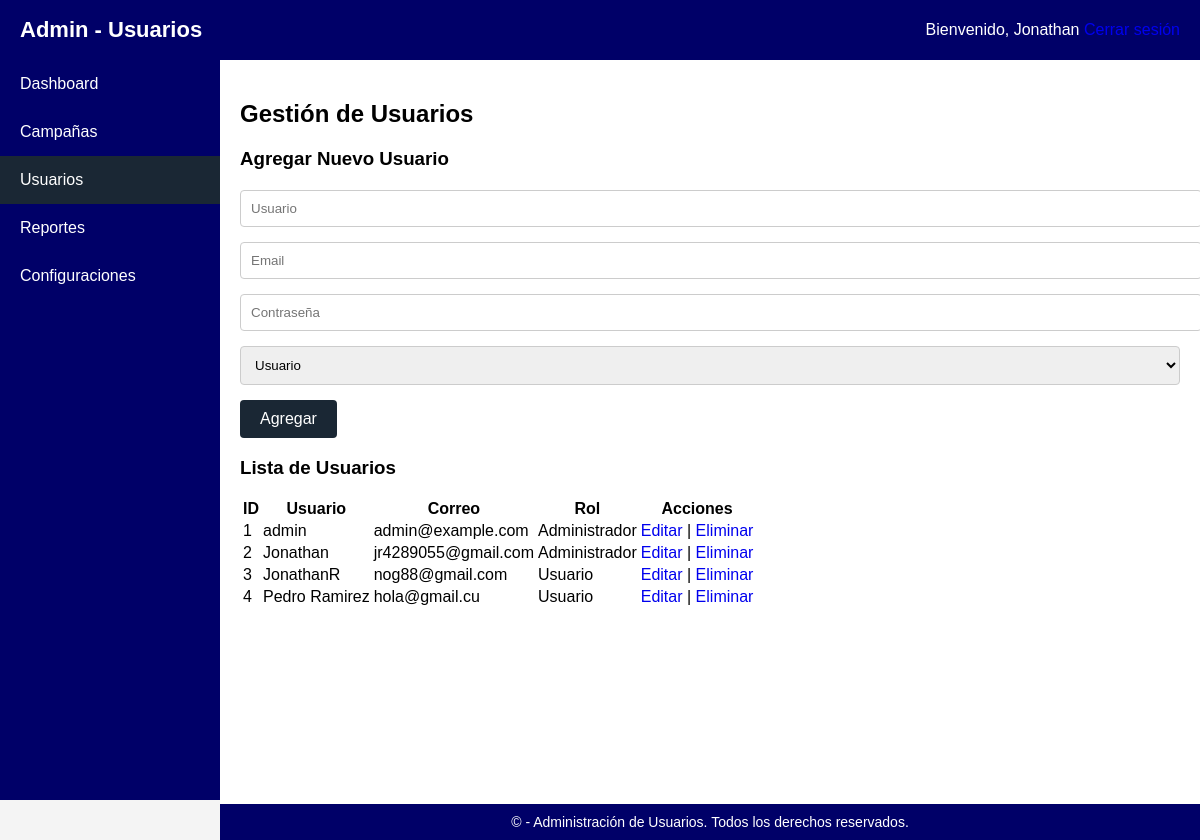
The app's page /admin/users (signed in) with its own data.
### app.py (models this page shows, shortened)
class Usuario(db.Model):
    id = db.Column(db.Integer, primary_key=True)
    username = db.Column(db.String(80), unique=True, nullable=False)
    email = db.Column(db.String(120), unique=True, nullable=False)
    password_hash = db.Column(db.String(128))
    role = db.Column(db.String(10), default='user')

### app.py (the view)
@app.route('/admin/users')
def admin_users():
    if session.get('logged_in') and session.get('role') == 'admin':
        users = Usuario.query.all()
        return render_template('admin/admin_users.html', admin_user=session.get('username'), users=users)
    flash("Debe iniciar sesión como administrador", "error")
    return redirect(url_for('login'))

### templates/admin/admin_users.html (shortened to what this page needs)
<!DOCTYPE html>
<html lang="es">
<head>
    <link rel="stylesheet" href="{{ url_for('static', filename='admin.css') }}">
</head>
<body>
    <div class="header">
        <div class="logo">Admin - Usuarios</div>
        <div class="header-right">
            <span>Bienvenido, {{ admin_user }}</span>
            <a href="{{ url_for('logout') }}">Cerrar sesión</a>
        </div>
    </div>
    <div class="sidebar">
        <ul>
            <li><a href="{{ url_for('admin_dashboard') }}">Dashboard</a></li>
            <li><a href="{{ url_for('admin_campaigns') }}">Campañas</a></li>
            <li class="active"><a href="{{ url_for('admin_users') }}">Usuarios</a></li>
            <li><a href="{{ url_for('admin_reports') }}">Reportes</a></li>
            <li><a href="{{ url_for('admin_settings') }}">Configuraciones</a></li>
        </ul>
    </div>
    <div class="main-content">
        <h2>Gestión de Usuarios</h2>
        <div class="user-form">
            <h3>Agregar Nuevo Usuario</h3>
           <form action="{{ url_for('add_user') }}" method="POST">
                <input type="text" name="username" placeholder="Usuario" required>
                <input type="email" name="email" placeholder="Email" required>
                <input type="password" name="password" placeholder="Contraseña" required>
                <select name="role" required>
                    <option value="user" selected>Usuario</option>
                </select>
                <button type="submit">Agregar</button>
            </form>
        </div>
        <h3>Lista de Usuarios</h3>
        <table>
            <thead>
                <tr>
                    <th>ID</th>
                    <th>Usuario</th>
                    <th>Correo</th>
                    <th>Rol</th>
                    <th>Acciones</th>
                </tr>
            </thead>
            <tbody>
                {% for user in users %}
                <tr>
                    <td>{{ user.id }}</td>
                    <td>{{ user.username }}</td>
                    <td>{{ user.email }}</td>
                    <td>
                    {% if user.role == 'admin' %}
                        Administrador
                    {% else %}
                        Usuario
                    {% endif %}
                    </td>
                    <td>
                        <a href="{{ url_for('edit_user', user_id=user.id) }}">Editar</a> |
                        <a href="{{ url_for('delete_user', user_id=user.id) }}" onclick="return confirm('¿Confirma eliminar este usuario?');">Eliminar</a>
                    </td>
                </tr>
                {% endfor %}
            </tbody>
        </table>
    </div>
    <div class="footer">
        &copy; {{ year }} - Administración de Usuarios. Todos los derechos reservados.
    </div>
</body>
</html>

### static/admin.css (style rules this page uses)
body { font-family: Arial, sans-serif; margin: 0; padding: 0; background-color: #f4f4f4; }
a { text-decoration: none; }
.header, #main-header { background-color: #000068; color: #FFFFFF; padding: 15px 20px; display: flex; align-items: center; justify-content: space-between; position: fixed; top: 0; left: 0; width: 100%; height: 60px; z-index: 1001; box-sizing: border-box; }
.header .logo, #main-header .logo { display: flex; align-items: center; font-size: 22px; font-weight: bold; height: 60px; }
.sidebar, #sidebar { width: 220px; height: calc(100vh - 60px); background-color: #000068; position: fixed; top: 60px; left: 0; padding: 0; margin: 0; overflow-y: auto; z-index: 1000; }
.sidebar ul, #sidebar ul { list-style: none; margin: 0; padding: 0; }
.sidebar ul li, #sidebar ul li { padding: 15px 20px; color: #ffffff; }
.sidebar ul li:hover, #sidebar ul li:hover, .sidebar ul li.active, #sidebar ul li.active { background-color: #1A2734; }
.sidebar ul li a, #sidebar ul li a { color: #ffffff; display: block; }
.main-content, #content, .admin-main { margin-left: 220px; padding: 20px; margin-top: 60px; background-color: #fff; min-height: calc(100vh - 60px); }
form { margin-top: 20px; }
form input[type="text"], form input[type="email"], form input[type="password"], form textarea, form select { width: 100%; padding: 10px; border: 1px solid #ccc; margin-bottom: 15px; border-radius: 4px; }
form button, .btn-submit { background-color: #1A2734; color: #fff; border: none; padding: 10px 20px; border-radius: 4px; cursor: pointer; font-size: 16px; }
.footer, #main-footer { background-color: #000068; color: #ffffff; text-align: center; padding: 10px; position: fixed; bottom: 0; left: 220px; right: 0; font-size: 14px; }

### records on screen
Usuario: username "Jonathan", id "2", email "jr4289055@gmail.com", role "Administrador"
Usuario: id "1", username "admin", email "admin@example.com", role "Administrador"
Usuario: id "3", username "JonathanR", email "nog88@gmail.com", role "Usuario"
Usuario: id "4", username "Pedro Ramirez", email "hola@gmail.cu", role "Usuario"
